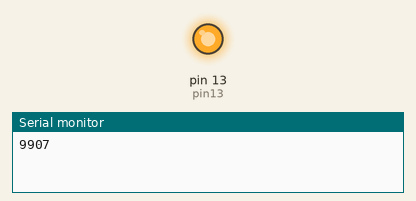
Simulated run of this sketch. Board: Arduino Uno, built with avr-gcc and run on an emulated ATmega328P. On the bench: output pins drawn as LEDs (lit = HIGH), the last lines printed to the serial monitor. Random numbers use the default seed unless the sketch sets one.

Above: at 0.1 s.
At 38.4 s:
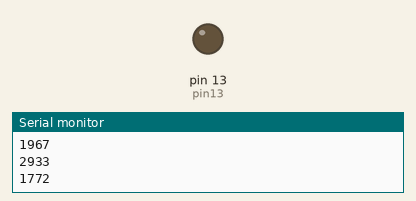
Timing chart, 0 to 39.9 s (numbered marks = the images above):
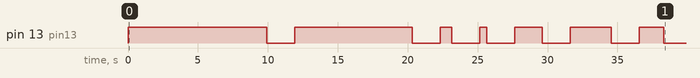

The sketch:

Random_number_generation.ino
```cpp
long randNumber;
int pin13 = 13;

void setup() {
  // put your setup code here, to run once:
 randomSeed(analogRead(0));
 pinMode(pin13, OUTPUT);
 Serial.begin(9600);
}

void loop() {
  // put your main code here, to run repeatedly:
  randNumber = random(200, 10001);
  Serial.println(randNumber);

  digitalWrite(pin13, HIGH);
  delay(randNumber);
  digitalWrite(pin13, LOW);
  delay(2000);
}
```

Measured:
- by itself, pin 13 (pin13): LOW → HIGH at 0.00 s, → LOW 9.9 s later, → HIGH 2.0 s later, → LOW 8.4 s later, … (14 changes in this stretch)
